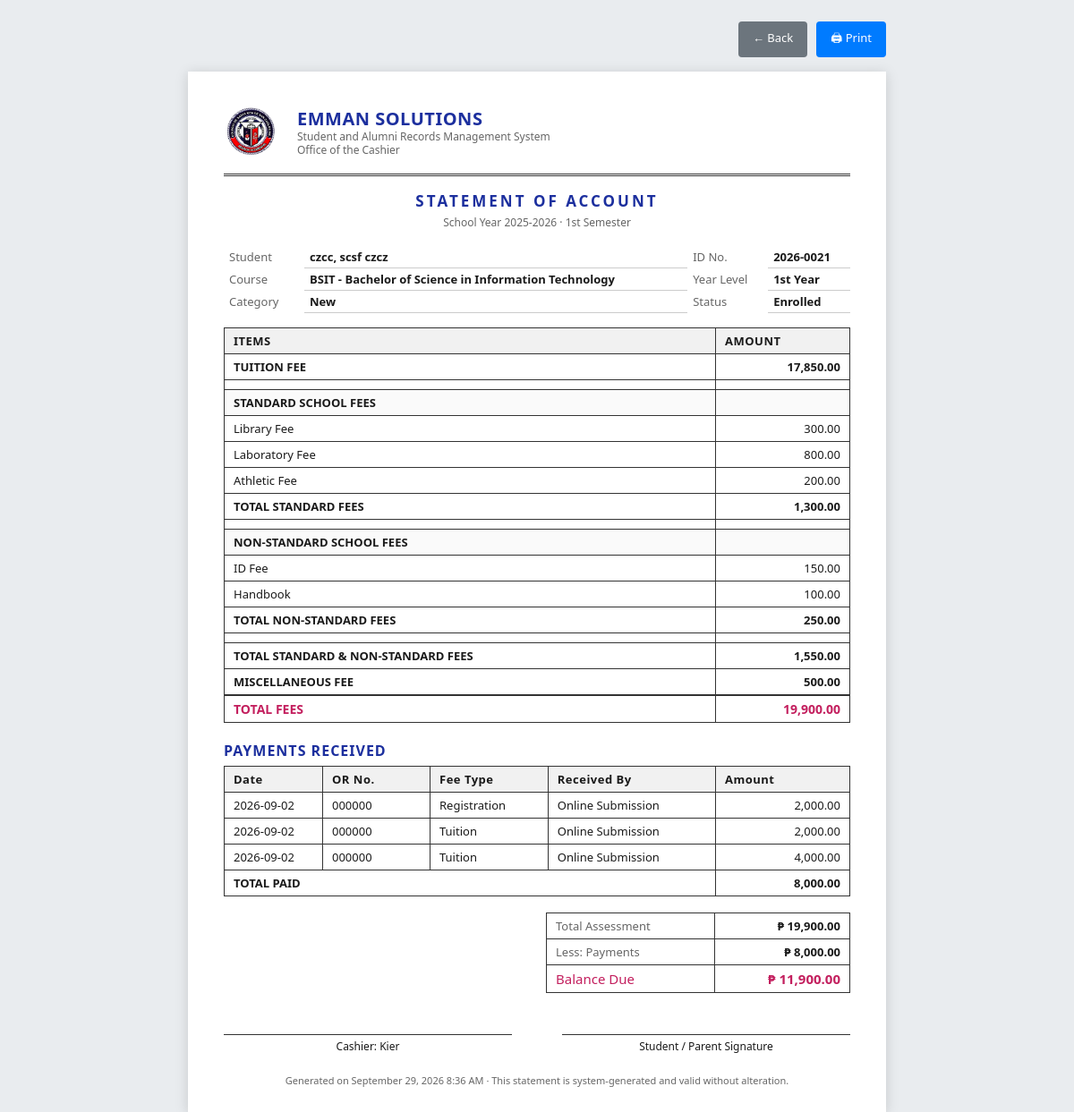
Screenshot of /module/cashier/soa.php?eid=15 (signed in) with the database file from the repository.
### tables this page shows
CREATE TABLE `tblenrollment` (
  `ENROLLMENT_ID` int(11) NOT NULL,
  `S_ID` int(11) NOT NULL,
  `COURSE_ID` int(11) NOT NULL,
  `SECTION_ID` int(11) DEFAULT NULL,
  `SY_ID` int(11) NOT NULL,
  `YEAR_LEVEL` varchar(20) NOT NULL,
  `SEMESTER` varchar(20) NOT NULL,
  `CATEGORY` varchar(30) NOT NULL DEFAULT 'New',
  `CURRICULUM_YR` varchar(20) DEFAULT NULL,
  `DATE_RESERVED` date DEFAULT NULL,
  `DATE_ENROLLED` date DEFAULT NULL,
  `STATUS` varchar(30) NOT NULL DEFAULT 'Registered',
  `AMOUNT_DUE` decimal(10,2) NOT NULL DEFAULT 0.00,
  `AMOUNT_PAID` decimal(10,2) NOT NULL DEFAULT 0.00,
  `REG_FEE_PAID` decimal(10,2) NOT NULL DEFAULT 0.00,
  `ENCODED_BY` int(11) DEFAULT NULL
);

CREATE TABLE `tblschoolyear` (
  `SY_ID` int(11) NOT NULL,
  `SCHOOL_YEAR` varchar(20) NOT NULL,
  `STATUS` varchar(20) NOT NULL DEFAULT 'Inactive'
);

CREATE TABLE `tblstudent` (
  `S_ID` int(11) NOT NULL,
  `IDNO` varchar(20) NOT NULL,
  `FNAME` varchar(40) NOT NULL,
  `LNAME` varchar(40) NOT NULL,
  `MNAME` varchar(40) NOT NULL,
  `SEX` varchar(10) NOT NULL DEFAULT 'Male',
  `BDAY` date DEFAULT NULL,
  `BPLACE` text DEFAULT NULL,
  `STATUS` varchar(30) NOT NULL DEFAULT 'Active',
  `AGE` int(11) DEFAULT NULL,
  `NATIONALITY` varchar(40) DEFAULT NULL,
  `RELIGION` varchar(255) DEFAULT NULL,
  `CONTACT_NO` varchar(40) DEFAULT NULL,
  `HOME_ADD` text DEFAULT NULL,
  `EMAIL` varchar(150) DEFAULT NULL,
  `photo` text DEFAULT NULL,
  `ACC_PASSWORD` text DEFAULT NULL,
  `LRNNO` varchar(15) DEFAULT NULL,
  `CONTACTPERSON` varchar(150) DEFAULT NULL,
  `COMPANYIDNO` int(11) DEFAULT NULL,
  `COURSE_ID` int(11) DEFAULT NULL,
  `AddedBy` int(11) DEFAULT NULL
);

CREATE TABLE `tblcourses` (
  `COURSE_ID` int(11) NOT NULL,
  `COURSE_CODE` varchar(20) NOT NULL,
  `COURSE_NAME` varchar(150) NOT NULL,
  `COURSE_DESC` text DEFAULT NULL,
  `STATUS` varchar(20) NOT NULL DEFAULT 'Active'
);

CREATE TABLE `tblpayments` (
  `PAYMENT_ID` int(11) NOT NULL,
  `ENROLLMENT_ID` int(11) NOT NULL,
  `AMOUNT` decimal(10,2) NOT NULL,
  `PAYMENT_TYPE` enum('Registration','Tuition') NOT NULL DEFAULT 'Tuition',
  `SOURCE` enum('Counter','Online') NOT NULL DEFAULT 'Counter',
  `PAY_STATUS` enum('Pending','Verified','Rejected') NOT NULL DEFAULT 'Verified',
  `VERIFIED_BY` int(11) DEFAULT NULL,
  `VERIFIED_ON` datetime DEFAULT NULL,
  `OR_NUMBER` varchar(50) DEFAULT NULL,
  `PROOF_FILE` varchar(255) DEFAULT NULL,
  `CASHIER` varchar(100) DEFAULT NULL,
  `DATE_PAID` date NOT NULL DEFAULT curdate()
);

### include/database.php (called while the page is built, shortened)
<?php
class Database {
	var $query = '';
	public $conn;
	public function open_connection() {
		try {
		$this->conn = new PDO("mysql:host=".DB_SERVER.";dbname=".DB_NAME. "", DB_USER,DB_PASS);
		$this->conn->setAttribute(PDO::ATTR_ERRMODE, PDO::ERRMODE_EXCEPTION);
		}catch(PDOException $e){
			echo "Problem in database connection! Contact administrator!". $e->getMessage();
		}
	}
	function setQuery($sql='') {
		try {
		   $this->sql_string=$sql;
			$this->query = $this->conn->prepare($this->sql_string);
			$this->query->execute();
		  } catch (PDOException $e) {
		    echo "Failed to get query handle: " . $e->getMessage() . "\n";
		    exit;
		  }
	}
	function loadResultList() {
		$results = $this->query->fetchAll(PDO::FETCH_OBJ);
		return $results;
	}
}
$mydb = new Database();
?>

### module/cashier/soa.php (the view, shortened to what this page needs)
<?php
global $mydb;
$eid = isset($_GET['eid']) ? intval($_GET['eid']) : 0;
$found = false;
$rec   = null;
if ($eid > 0) {
  $mydb->setQuery("SELECT e.ENROLLMENT_ID, e.COURSE_ID, e.YEAR_LEVEL, e.SEMESTER,
      e.CATEGORY, e.STATUS, e.DATE_ENROLLED, e.DATE_RESERVED,
      s.IDNO, s.LNAME, s.FNAME, s.MNAME,
      c.COURSE_CODE, c.COURSE_NAME, sy.SCHOOL_YEAR
    FROM `tblenrollment` e
    JOIN `tblstudent`    s  ON s.S_ID      = e.S_ID
    JOIN `tblcourses`    c  ON c.COURSE_ID = e.COURSE_ID
    JOIN `tblschoolyear` sy ON sy.SY_ID    = e.SY_ID
    WHERE e.ENROLLMENT_ID = '".$eid."' LIMIT 1");
  $list = $mydb->loadResultList();
  if (count($list) >= 1) { $rec = $list[0]; $found = true; }
}
$standard    = array();
$nonstandard = array();
$other       = array();
$payments    = array();
$tuition     = 0.0;
$totalPaid   = 0.0;
if ($found) {
  $yl = $rec->YEAR_LEVEL;
  if ($mydb->tableExists('tblcashier')) {
    $mydb->setQuery("SELECT CATEGORY, ITEM_NAME, AMOUNT
      FROM `tblcashier`
      WHERE CATEGORY IN ('STANDARD','NONSTANDARD','OTHER')
        AND YEAR_LEVEL = '".$mydb->escape_value($yl)."'
      ORDER BY SORT_ORDER ASC, CASHIER_ID ASC");
    foreach ($mydb->loadResultList() as $it) {
      $amt = (float)$it->AMOUNT;
      switch ($it->CATEGORY) {
        case 'STANDARD':    $standard[]    = array($it->ITEM_NAME, $amt); break;
        case 'NONSTANDARD': $nonstandard[] = array($it->ITEM_NAME, $amt); break;
        case 'OTHER':       $other[]       = array($it->ITEM_NAME, $amt); break;
      }
    }
    $mydb->setQuery("SELECT AMOUNT FROM `tblcashier`
      WHERE CATEGORY = 'TUITION'
        AND COURSE_ID = '".intval($rec->COURSE_ID)."'
        AND YEAR_LEVEL = '".$mydb->escape_value($yl)."' LIMIT 1");
    $fs = $mydb->loadResultList();
    if (count($fs) >= 1) { $tuition = (float)$fs[0]->AMOUNT; }
  }
  if ($mydb->tableExists('tblpayments')) {
    $mydb->setQuery("SELECT p.DATE_PAID, p.OR_NUMBER, p.PAYMENT_TYPE AS FEE_TYPE,
             p.AMOUNT, p.CASHIER AS DISPLAYNAME
      FROM `tblpayments` p
      WHERE p.ENROLLMENT_ID = '".$eid."'
      ORDER BY p.DATE_PAID ASC, p.PAYMENT_ID ASC");
    foreach ($mydb->loadResultList() as $p) {
      $payments[] = $p;
      $totalPaid += (float)$p->AMOUNT;
    }
  }
}
$stdTotal   = 0.0; foreach ($standard    as $r) { $stdTotal   += $r[1]; }
$nonTotal   = 0.0; foreach ($nonstandard as $r) { $nonTotal   += $r[1]; }
$otherTotal = 0.0; foreach ($other       as $r) { $otherTotal += $r[1]; }
$stdNonTotal = $stdTotal + $nonTotal;
$totalFees   = $tuition + $stdNonTotal + $otherTotal;
$balance     = $totalFees - $totalPaid;
function peso($n)  { return '&#8369; '.number_format((float)$n, 2); }
function money($n) { return number_format((float)$n, 2); }
function fig($n)   { return ((float)$n == 0.0) ? '' : number_format((float)$n, 2); }
$preparedBy = isset($_SESSION['DISPLAYNAME']) ? $_SESSION['DISPLAYNAME'] : 'Cashier';
$fullName   = $found ? trim($rec->LNAME.', '.$rec->FNAME.' '.$rec->MNAME) : '';
?>
<!DOCTYPE html>
<html>
<head>
</head>
<body>
<div class="toolbar">
  <a href="<?php echo WEB_ROOT; ?>module/cashier/index.php" class="btn btn-back">&larr; Back</a>
  <?php if ($found) { ?><a href="#" onclick="window.print();return false;" class="btn btn-print">&#128424; Print</a><?php } ?>
</div>
<div class="sheet">
  <?php if (!$found) { ?>
    <div class="empty">
      <h3>Statement of Account</h3>
      <p>That enrolment record could not be found. Go back and choose a student from the list.</p>
    </div>
  <?php } else { ?>
  <div class="head">
    <img src="<?php echo WEB_ROOT; ?>csr-scc.png" alt="Logo">
    <div class="org">
      <div class="name">EMMAN SOLUTIONS</div>
      <div class="sub">Student and Alumni Records Management System</div>
      <div class="sub">Office of the Cashier</div>
    </div>
  </div>
  <div class="doc-title">STATEMENT OF ACCOUNT</div>
  <div class="doc-sub">School Year <?php echo htmlspecialchars($rec->SCHOOL_YEAR); ?> &middot; <?php echo htmlspecialchars($rec->SEMESTER); ?></div>
  <table class="meta">
    <tr>
      <td class="lbl">Student</td>
      <td class="val"><?php echo htmlspecialchars($fullName); ?></td>
      <td class="lbl">ID No.</td>
      <td class="val"><?php echo htmlspecialchars($rec->IDNO); ?></td>
    </tr>
    <tr>
      <td class="lbl">Course</td>
      <td class="val"><?php echo htmlspecialchars($rec->COURSE_CODE.' - '.$rec->COURSE_NAME); ?></td>
      <td class="lbl">Year Level</td>
      <td class="val"><?php echo htmlspecialchars($rec->YEAR_LEVEL); ?></td>
    </tr>
    <tr>
      <td class="lbl">Category</td>
      <td class="val"><?php echo htmlspecialchars($rec->CATEGORY); ?></td>
      <td class="lbl">Status</td>
      <td class="val"><?php echo htmlspecialchars($rec->STATUS); ?></td>
    </tr>
  </table>
  <table class="soa">
    <thead>
      <tr><th>ITEMS</th><th class="amt">AMOUNT</th></tr>
    </thead>
    <tbody>
      <tr class="subtot">
        <td>TUITION FEE</td>
        <td class="amt"><?php echo fig($tuition); ?></td>
      </tr>
      <tr class="spacer"><td></td><td></td></tr>
      <tr class="section"><td>STANDARD SCHOOL FEES</td><td class="amt"></td></tr>
      <?php foreach ($standard as $r) { ?>
      <tr><td class="item"><?php echo htmlspecialchars($r[0]); ?></td><td class="amt"><?php echo fig($r[1]); ?></td></tr>
      <?php } ?>
      <tr class="subtot"><td>TOTAL STANDARD FEES</td><td class="amt"><?php echo money($stdTotal); ?></td></tr>
      <tr class="spacer"><td></td><td></td></tr>
      <tr class="section"><td>NON-STANDARD SCHOOL FEES</td><td class="amt"></td></tr>
      <?php foreach ($nonstandard as $r) { ?>
      <tr><td class="item"><?php echo htmlspecialchars($r[0]); ?></td><td class="amt"><?php echo fig($r[1]); ?></td></tr>
      <?php } ?>
      <tr class="subtot"><td>TOTAL NON-STANDARD FEES</td><td class="amt"><?php echo money($nonTotal); ?></td></tr>
      <tr class="spacer"><td></td><td></td></tr>
      <tr class="subtot"><td>TOTAL STANDARD &amp; NON-STANDARD FEES</td><td class="amt"><?php echo money($stdNonTotal); ?></td></tr>
      <?php foreach ($other as $r) { ?>
      <tr class="subtot"><td><?php echo htmlspecialchars(strtoupper($r[0])); ?></td><td class="amt"><?php echo money($r[1]); ?></td></tr>
      <?php } ?>
      <tr class="grand"><td>TOTAL FEES</td><td class="amt"><?php echo money($totalFees); ?></td></tr>
    </tbody>
  </table>
  <?php if (count($payments) > 0) { ?>
  <div style="margin-top:20px;">
    <div style="font-weight:700; letter-spacing:1px; color:var(--brand); margin-bottom:6px;">PAYMENTS RECEIVED</div>
    <table class="soa">
      <thead>
        <tr>
          <th style="width:110px;">Date</th>
          <th style="width:120px;">OR No.</th>
          <th>Fee Type</th>
          <th>Received By</th>
          <th class="amt">Amount</th>
        </tr>
      </thead>
      <tbody>
        <?php foreach ($payments as $p) { ?>
        <tr>
          <td><?php echo htmlspecialchars($p->DATE_PAID); ?></td>
          <td><?php echo htmlspecialchars($p->OR_NUMBER); ?></td>
          <td><?php echo htmlspecialchars($p->FEE_TYPE); ?></td>
          <td><?php echo htmlspecialchars($p->DISPLAYNAME === null ? '-' : $p->DISPLAYNAME); ?></td>
          <td class="amt"><?php echo money($p->AMOUNT); ?></td>
        </tr>
        <?php } ?>
        <tr class="subtot"><td colspan="4">TOTAL PAID</td><td class="amt"><?php echo money($totalPaid); ?></td></tr>
      </tbody>
    </table>
  </div>
  <?php } else { ?>
  <p style="margin-top:18px; font-size:12px; color:var(--muted); font-style:italic;">No payments recorded yet for this enrolment.</p>
  <?php } ?>
  <table class="summary">
    <tr><td class="k">Total Assessment</td><td class="v"><?php echo peso($totalFees); ?></td></tr>
    <tr><td class="k">Less: Payments</td><td class="v"><?php echo peso($totalPaid); ?></td></tr>
    <tr class="bal"><td class="k">Balance Due</td><td class="v"><?php echo peso($balance); ?></td></tr>
  </table>
  <div class="signs">
    <div class="box"><div class="line">Cashier: <?php echo htmlspecialchars($preparedBy); ?></div></div>
    <div class="box"><div class="line">Student / Parent Signature</div></div>
  </div>
  <div class="foot-note">
    Generated on <?php echo date('F d, Y g:i A'); ?> &middot; This statement is system-generated and valid without alteration.
  </div>
  <?php } ?>
</div>
</body>
</html>

### module/cashier/soa.php (style rules this page uses)
:root { --ink:#1a1a1a; --line:#333; --muted:#666; --accent:#c31f5e; --brand:#1c2f9e; }
* { box-sizing: border-box; }
body { font-family: "Segoe UI", Arial, Helvetica, sans-serif; color: var(--ink); background: #e9ecef; margin: 0; padding: 24px; }
.sheet { background: #fff; width: 780px; max-width: 100%; margin: 0 auto; padding: 34px 40px 28px; box-shadow: 0 2px 14px rgba(0,0,0,.15); }
.head { display: flex; align-items: center; gap: 16px; border-bottom: 3px double var(--line); padding-bottom: 14px; }
.head img { width: 66px; height: 66px; object-fit: contain; }
.head .org { line-height: 1.25; }
.head .org .name { font-size: 20px; font-weight: 700; letter-spacing: .5px; color: var(--brand); }
.head .org .sub { font-size: 12px; color: var(--muted); }
.doc-title { text-align: center; font-size: 17px; font-weight: 700; letter-spacing: 3px; margin: 16px 0 4px; color: var(--brand); }
.doc-sub { text-align: center; font-size: 12px; color: var(--muted); margin-bottom: 18px; }
.meta { width: 100%; border-collapse: collapse; margin-bottom: 16px; font-size: 13px; }
.meta td { padding: 3px 6px; vertical-align: top; }
.meta .lbl { color: var(--muted); width: 90px; }
.meta .val { font-weight: 600; border-bottom: 1px solid #ccc; }
table.soa { width: 100%; border-collapse: collapse; font-size: 13px; }
table.soa th, table.soa td { border: 1px solid var(--line); padding: 5px 10px; }
table.soa thead th { background: #f1f1f1; text-align: left; letter-spacing: .5px; }
table.soa td.amt { text-align: right; width: 150px; font-variant-numeric: tabular-nums; }
tr.section td { font-weight: 700; background: #fafafa; }
tr.subtot td { font-weight: 700; }
tr.grand td { font-weight: 700; color: var(--accent); font-size: 14px; border-top: 2px solid var(--line); }
tr.spacer td { height: 10px; border-left: 1px solid var(--line); border-right: 1px solid var(--line); border-top: none; border-bottom: none; }
td.item { padding-left: 22px; }
.summary { width: 340px; margin-left: auto; margin-top: 18px; border-collapse: collapse; font-size: 13px; }
.summary td { padding: 5px 10px; border: 1px solid var(--line); }
.summary td.k { color: var(--muted); }
.summary td.v { text-align: right; font-weight: 700; font-variant-numeric: tabular-nums; }
.summary tr.bal td { color: var(--accent); font-size: 15px; }
.signs { display: flex; justify-content: space-between; margin-top: 46px; font-size: 12px; }
.signs .box { width: 46%; text-align: center; }
.signs .line { border-top: 1px solid var(--line); padding-top: 4px; }
.foot-note { margin-top: 22px; font-size: 11px; color: var(--muted); text-align: center; }
.toolbar { width: 780px; max-width: 100%; margin: 0 auto 16px; display: flex; gap: 10px; justify-content: flex-end; }
.btn { border: 0; border-radius: 4px; padding: 9px 16px; font-size: 13px; cursor: pointer; color: #fff; text-decoration: none; display: inline-block; }
.btn-print { background: #007bff; }
.btn-back { background: #6c757d; }

### rows the page displays
tblenrollment: SY_ID.SCHOOL_YEAR "2025-2026", SEMESTER "1st Semester", S_ID.MNAME "czcc, scsf czcz", S_ID.IDNO "2026-0021", COURSE_ID.COURSE_NAME "BSIT - Bachelor of Science in Information Technology", YEAR_LEVEL "1st Year", CATEGORY "New", STATUS "Enrolled"
tblpayments: DATE_PAID "2026-09-02", OR_NUMBER "000000", PAYMENT_TYPE "Registration", CASHIER "Online Submission", AMOUNT "2,000.00"
tblpayments: DATE_PAID "2026-09-02", OR_NUMBER "000000", PAYMENT_TYPE "Tuition", CASHIER "Online Submission", AMOUNT "2,000.00"
tblpayments: DATE_PAID "2026-09-02", OR_NUMBER "000000", PAYMENT_TYPE "Tuition", CASHIER "Online Submission", AMOUNT "4,000.00"

### other values shown
fig($tuition) "17,850.00"
$r[0] "Library Fee"
fig($r[1]) "300.00"
$r[0] "Laboratory Fee"
fig($r[1]) "800.00"
$r[0] "Athletic Fee"
fig($r[1]) "200.00"
money($stdTotal) "1,300.00"
$r[0] "ID Fee"
fig($r[1]) "150.00"
$r[0] "Handbook"
fig($r[1]) "100.00"
money($nonTotal) "250.00"
money($stdNonTotal) "1,550.00"
$r[0] "MISCELLANEOUS FEE"
